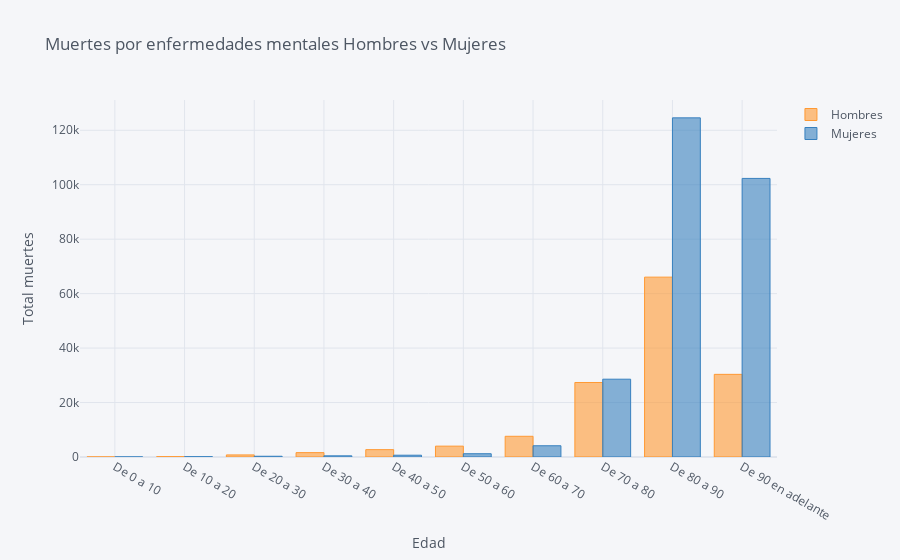

Notebook code for this chart:
### Code cell
dataset_todos_enfermedades_sexo = mod.row_filter(deaths_mentales, 'Sexo', ['Mujeres','Hombres'])
dataset_todos_enfermedades_sexo = mod.row_filter(dataset_todos_enfermedades_sexo, 'cause_group', ['Multiple causes'])
dataset_todos_enfermedades_sexo ['Edad'] = dataset_todos_enfermedades_sexo ['Edad'].replace(replace_dict)
dataset_todos_enfermedades_sexo = dataset_todos_enfermedades_sexo[dataset_todos_enfermedades_sexo['Edad'] != 'Todas las edades']
group = ['Edad','Sexo']
dataset_todos_enfermedades_sexo = mod.groupby_sum(dataset_todos_enfermedades_sexo, group)
dataset_todos_enfermedades_sexo = mod.pivot_table(dataset_todos_enfermedades_sexo, 'Sexo', 'Edad')

dataset_bar=dataset_todos_enfermedades_sexo

dataset_bar.iplot(kind='bar',
                  x='Edad',
                  xTitle='Edad',
                  yTitle='Total muertes',
                  title='Muertes por enfermedades mentales Hombres vs Mujeres')

### Figure 1 — Plotly figure (JSON) as saved in the notebook; plotly's stock layout.template omitted (floating-point values rounded to 4 significant figures)
{"data": [{"marker": {"color": "rgba(255, 153, 51, 0.6)", "line": {"color": "rgba(255, 153, 51, 1.0)", "width": 1}}, "name": "Hombres", "orientation": "v", "text": "", "type": "bar", "x": ["De 0 a 10", "De 10 a 20", "De 20 a 30", "De 30 a 40", "De 40 a 50", "De 50 a 60", "De 60 a 70", "De 70 a 80", "De 80 a 90", "De 90 en adelante"], "y": [24, 133, 760, 1601, 2701, 3990, 7607, 27366, 66059, 30354]}, {"marker": {"color": "rgba(55, 128, 191, 0.6)", "line": {"color": "rgba(55, 128, 191, 1.0)", "width": 1}}, "name": "Mujeres", "orientation": "v", "text": "", "type": "bar", "x": ["De 0 a 10", "De 10 a 20", "De 20 a 30", "De 30 a 40", "De 40 a 50", "De 50 a 60", "De 60 a 70", "De 70 a 80", "De 80 a 90", "De 90 en adelante"], "y": [29, 111, 272, 432, 659, 1200, 4129, 28573, 124556, 102312]}], "layout": {"legend": {"bgcolor": "#F5F6F9", "font": {"color": "#4D5663"}}, "paper_bgcolor": "#F5F6F9", "plot_bgcolor": "#F5F6F9", "title": {"font": {"color": "#4D5663"}, "text": "Muertes por enfermedades mentales Hombres vs Mujeres"}, "xaxis": {"gridcolor": "#E1E5ED", "showgrid": true, "tickfont": {"color": "#4D5663"}, "title": {"font": {"color": "#4D5663"}, "text": "Edad"}, "zerolinecolor": "#E1E5ED"}, "yaxis": {"gridcolor": "#E1E5ED", "showgrid": true, "tickfont": {"color": "#4D5663"}, "title": {"font": {"color": "#4D5663"}, "text": "Total muertes"}, "zerolinecolor": "#E1E5ED"}}}
